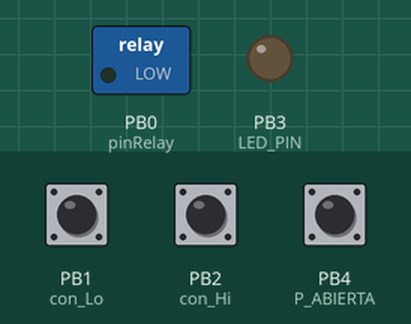
Recording of a sketch running on a simulated ATtiny85, built with avr-gcc and run on an emulated ATtiny85. Parts: switched loads named in the sketch (green lamp = pin HIGH), output pins drawn as LEDs (lit = HIGH). The inputs (shaded band) are chosen by the test bench; at power-on: PB4 (P_ABIERTA) HIGH, PB1 (con_Lo) HIGH, PB2 (con_Hi) HIGH.

Above: at 2.8 s.
2.9 s: PB4 (P_ABIERTA) pulled LOW for 3.2 s
At 3.5 s:
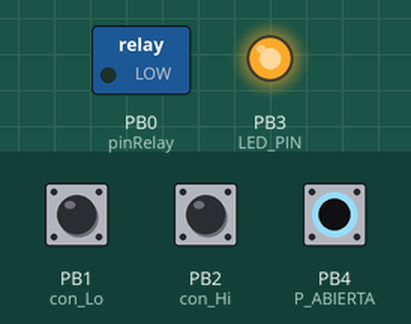
Timing chart, 0 to 13.6 s (numbered marks = the images above; inputs shaded):
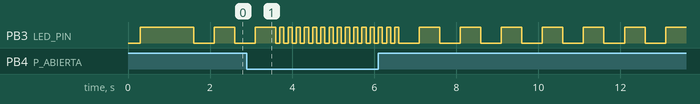

The sketch:

Garaje_T.ino
```cpp
/*      ***  Temporizador de cierre automático, para una puerta de garaje  ***
  Activa un contacto durante un segundo, cuando se detecta el pulsador de puerta abierta > 'N' segundos
                                   -oOo-
 - El temporizador es ajustable a partir de 60 segundos, con incrementos de 30 segundos
 __________________________________________________________________________________
                            >>> ATtiny 25/45/85 <<<

                                RESET-| U |-Vcc
                                A3/D3-|   |-D2
                                A2/D4-|   |-D1
                                  GND-|   |-D0
                                       ---
           >>> Configurado ATtiny con oscilador interno de 16 MHz <<<

                             Escrito por: J_RPM
                               http://j-rpm.com
                                Mayo de 2023
____________________________________________________________________________________
*/

#define P_ABIERTA 4                           // PIN #4: Entrada del contacto fin de carrera: Puerta abierta
#define LED_PIN 3                             // PIN #3: LED de estado
#define pinRelay 0                            // PIN #0: RELAY para la conexión de la RED
#define con_Lo 1                              // PIN #1: Configuración del temporizador LSB
#define con_Hi 2                              // PIN #2: Configuración del temporizador MSB

int segundos = 60;                            // Segundos de retardo
int indTiempo;                                // Indicador del retardo configurado
int nSeg;                                     // Contador de segundos

//////////////////////////////////////////////////////////////////////////////////////////////////////
void setup() {
  pinMode(LED_PIN, OUTPUT);         // Salida LED
  pinMode(pinRelay, OUTPUT);        // Salida RELAY
  pinMode(P_ABIERTA, INPUT);        // Entrada contacto fin de carrera
  pinMode(con_Lo, INPUT);           // Entrada LSB para leer la configuración del umbral
  pinMode(con_Hi, INPUT);           // Entrada MSB para leer la configuración del umbral

  digitalWrite(pinRelay, LOW);      // Relay = OFF al inicio
  digitalWrite(P_ABIERTA, HIGH);    // Pull-Up
  digitalWrite(con_Lo, HIGH);       // Pull-Up
  digitalWrite(con_Hi, HIGH);       // Pull-Up
  cargaConfig();
}

//////////////////////////////////////////////////////////////////////////////////////////////////////
void loop() {
  if(digitalRead (P_ABIERTA) == HIGH) {
    nSeg = segundos;                  // Reinicia los segundos de retardo
    digitalWrite(LED_PIN, LOW);       // Enciende LED
    delay(500);
    digitalWrite(LED_PIN, HIGH);      // Apaga LED
    delay(500);

  } else {
    // PUERTA ABIERTA >>> Al superar el tiempo de retardo se cierra el relé durante 1 segundo = CERRAR LA PUERTA
    nSeg = nSeg -1;
    if (nSeg < 0) {
      nSeg = 4;
      digitalWrite(pinRelay, HIGH);   // Relay = ON >>> CERRAR LA PUERTA
      digitalWrite(LED_PIN, LOW);     // Enciende LED
      delay(1000);
      digitalWrite(pinRelay, LOW);    // Relay = Off
      digitalWrite(LED_PIN, HIGH);    // Apaga LED

    } else {
      // Destello rápido del LED >>> descontando segundos
      for(int i = 0; i < 5; i++){
        digitalWrite(LED_PIN, LOW);     // Enciende LED
        delay(100);
        digitalWrite(LED_PIN, HIGH);    // Apaga LED
        delay(100);
      }
    }
  }
}

//////////////////////////////////////////////////////////////////////////////////////////////////////
void cargaConfig() {
  // Se el valor del tiempo de retardo seleccionado
  if((digitalRead (con_Hi) == HIGH) & (digitalRead (con_Lo) == HIGH)){
      indTiempo = 1;                  // 2 puentes abiertos = Temporizador al mínimo
      segundos = 60;
  } else if((digitalRead (con_Hi) == HIGH) & (digitalRead (con_Lo)==LOW)){
      indTiempo = 2;
      segundos = 90;
  } else if((digitalRead (con_Hi) == LOW) & (digitalRead (con_Lo) == HIGH)){
      indTiempo = 3;
      segundos = 120;
  } else {                            // 2 puentes cerrados = Temporizador al máximo
      indTiempo = 4;
      segundos = 150;
  }

  // Indica el retardo configurado con destellos del LED
  for (int i = 0; i < indTiempo; i++){
    digitalWrite(LED_PIN, LOW);     // Enciende LED
    delay(300);
    digitalWrite(LED_PIN, HIGH);    // Apaga LED
    delay(300);
  }
  delay(1000);                      // Pausa de 1 segundo
  nSeg = segundos;                  // Inicia el contador de segundos
}
////////////////////// FIN ///////////////////////////////
```
